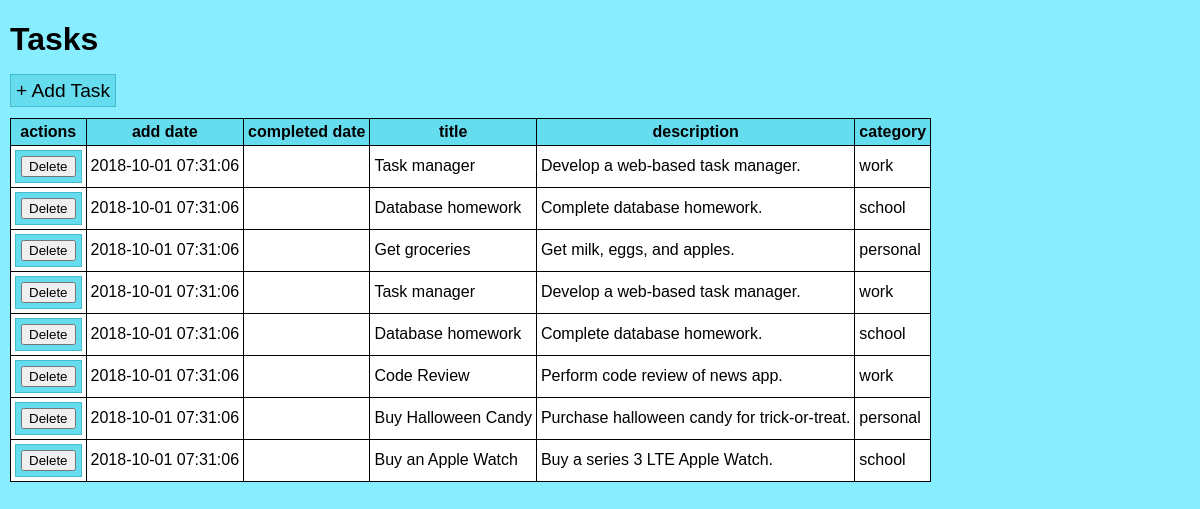
Screenshot of /TaskManager1/index.php with the database file from the repository.
### tables this page shows
CREATE TABLE tasks (
   id INT NOT NULL AUTO_INCREMENT PRIMARY KEY,
   title VARCHAR(255) NOT NULL,
   description MEDIUMTEXT,
   category ENUM('personal', 'school', 'work', 'uncategorized') DEFAULT 'uncategorized',
   addDate DATETIME NOT NULL,
   completedDate DATETIME,
   completed char(1) DEFAULT 'N'
);

### TaskManager1/index.php (the view, shortened to what this page needs)
<?php
	require ('db_credentials.php');
	require ('web_utils.php');
	$stylesheet = 'taskmanager.css';
	$mysqli = new mysqli($servername, $username, $password, $dbname);
	$sql = "SELECT * FROM tasks";
	$result = $mysqli->query($sql);
	$tasks = array();
	if ($result->num_rows > 0) {
		while($row = $result->fetch_assoc()) {
			array_push($tasks, $row);
		}
	}
	print generatePageHTML("Tasks", generateTaskTableHTML($tasks), $stylesheet);
	function generateTaskTableHTML($tasks) {
		$html = "<h1>Tasks</h1>\n";
		$html .= "<p><a class='taskButton' href='task_form.html'>+ Add Task</a></p>\n";
		$html .= "<table>\n";
		$html .= "<tr><th>actions</th><th>add date</th><th>completed date</th><th>title</th><th>description</th><th>category</th></tr>\n";
		foreach ($tasks as $task) {
			$id = $task['id'];
			$addDate = $task['addDate'];
			$completedDate = ($task['completedDate']) ? $task['completedDate'] : '';
			$title = $task['title'];
			$description = ($task['description']) ? $task['description'] : '';
			$category = $task['category'];
			$html .= "<tr><td><form action='delete_task.php' method='post'><input type='hidden' name='id' value='$id' /><input type='submit' value='Delete'></form></td><td>$addDate</td><td>$completedDate</td><td>$title</td><td>$description</td><td>$category</td></tr>\n";
		}
		$html .= "</table>\n";
		return $html;
	}
?>

### TaskManager1/web_utils.php (shortened to what this page needs)
<?php
function generatePageHTML($title, $body, $stylesheet) {
	$html = <<<EOT
<!DOCTYPE html>
<html>
<head>
<title>$title</title>
<link rel="stylesheet" type="text/css" href="$stylesheet">
</head>
<body>
$body
</body>
</html>
EOT;
	return $html;
}
?>

### TaskManager1/taskmanager.css (style rules this page uses)
body { margin: 10px; background-color: #8ef; font-family: arial; }
table, th, td { border: 1px solid black; border-collapse: collapse; }
th, td { padding: 4px; }
th { background-color: #6de; }
td { background-color: #fff; }
a.taskButton:link, a.taskButton:visited, a.taskButton:active { color: black; font-size: 1.2em; text-decoration: none; background-color: #6de; padding: 5px; border: 1px solid #4bc; }
form { background-color: #6de; border: 1px solid #4bc; padding: 5px; }

### rows the page displays
tasks: addDate "2018-10-01 07:31:06", title "Task manager", description "Develop a web-based task manager.", category "work"
tasks: addDate "2018-10-01 07:31:06", title "Database homework", description "Complete database homework.", category "school"
tasks: addDate "2018-10-01 07:31:06", title "Get groceries", description "Get milk, eggs, and apples.", category "personal"
tasks: addDate "2018-10-01 07:31:06", title "Task manager", description "Develop a web-based task manager.", category "work"
tasks: addDate "2018-10-01 07:31:06", title "Database homework", description "Complete database homework.", category "school"
tasks: addDate "2018-10-01 07:31:06", title "Code Review", description "Perform code review of news app.", category "work"
tasks: addDate "2018-10-01 07:31:06", title "Buy Halloween Candy", description "Purchase halloween candy for trick-or-treat.", category "personal"
tasks: addDate "2018-10-01 07:31:06", title "Buy an Apple Watch", description "Buy a series 3 LTE Apple Watch.", category "school"
